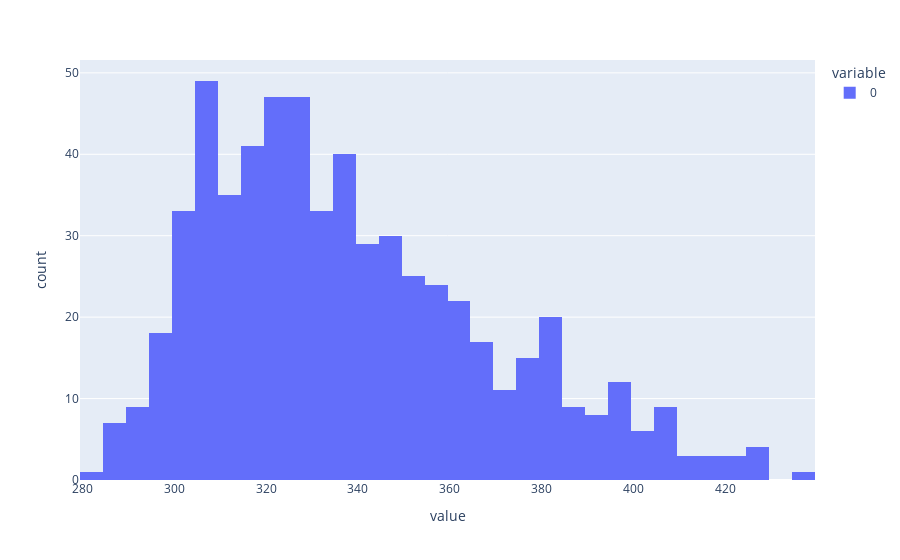

The notebook cell saved with this chart:
### Code cell
import plotly.express as px
px.histogram(np.array(dist_shapes)[:,1])

### Figure 1 — Plotly figure (JSON) as saved in the notebook; plotly's stock layout.template omitted (floating-point values rounded to 4 significant figures; data arrays with more than 128 entries replaced by an {"elided": "..."} marker saying what was removed)
{"data": [{"alignmentgroup": "True", "bingroup": "x", "hovertemplate": "variable=0<br>value=%{x}<br>count=%{y}<extra></extra>", "legendgroup": "0", "marker": {"color": "#636efa", "pattern": {"shape": ""}}, "name": "0", "offsetgroup": "0", "orientation": "v", "showlegend": true, "type": "histogram", "x": {"elided": "611 int values"}, "xaxis": "x", "yaxis": "y"}], "layout": {"barmode": "relative", "legend": {"title": {"text": "variable"}, "tracegroupgap": 0}, "margin": {"t": 60}, "xaxis": {"anchor": "y", "domain": [0, 1], "title": {"text": "value"}}, "yaxis": {"anchor": "x", "domain": [0, 1], "title": {"text": "count"}}}}
